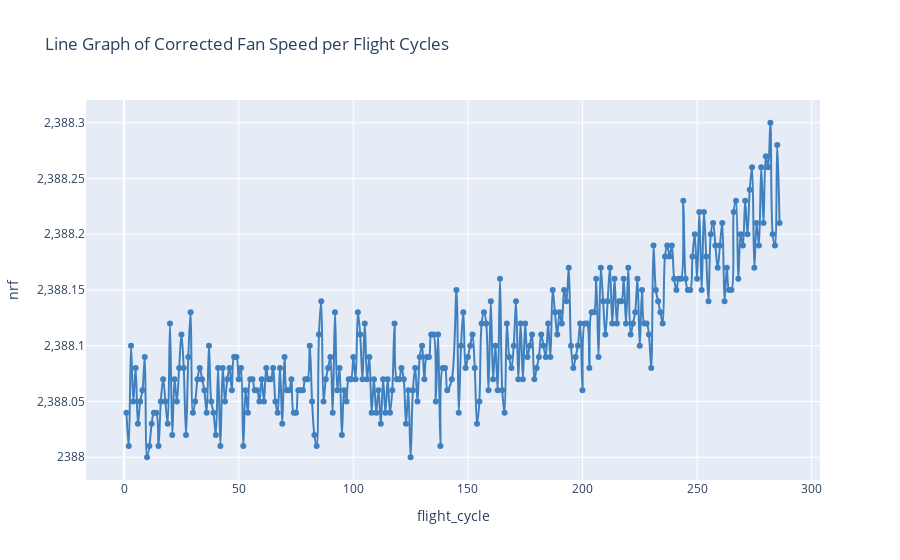

Notebook code cell kept with this figure:
### Code cell
figure08 = px.line(df_aircraft_engine02_sort,
                    x="flight_cycle", 
                    y="nrf", 
                    hover_name='esn',
                    line_shape='spline',
                    markers=True,
                    color_discrete_sequence=["#4080bf"],
                    title="Line Graph of Corrected Fan Speed per Flight Cycles")
figure08.show()

### Figure 1 — Plotly figure (JSON) as saved in the notebook; plotly's stock layout.template omitted (floating-point values rounded to 4 significant figures; data arrays with more than 128 entries replaced by an {"elided": "..."} marker saying what was removed)
{"data": [{"hovertemplate": "<b>%{hovertext}</b><br><br>flight_cycle=%{x}<br>nrf=%{y}<extra></extra>", "hovertext": {"elided": "284 int values"}, "legendgroup": "", "line": {"color": "#4080bf", "dash": "solid", "shape": "spline"}, "marker": {"symbol": "circle"}, "mode": "markers+lines", "name": "", "orientation": "v", "showlegend": false, "type": "scatter", "x": {"elided": "284 int values"}, "xaxis": "x", "y": {"elided": "284 float values"}, "yaxis": "y"}], "layout": {"legend": {"tracegroupgap": 0}, "title": {"text": "Line Graph of Corrected Fan Speed per Flight Cycles"}, "xaxis": {"anchor": "y", "domain": [0, 1], "title": {"text": "flight_cycle"}}, "yaxis": {"anchor": "x", "domain": [0, 1], "title": {"text": "nrf"}}}}
